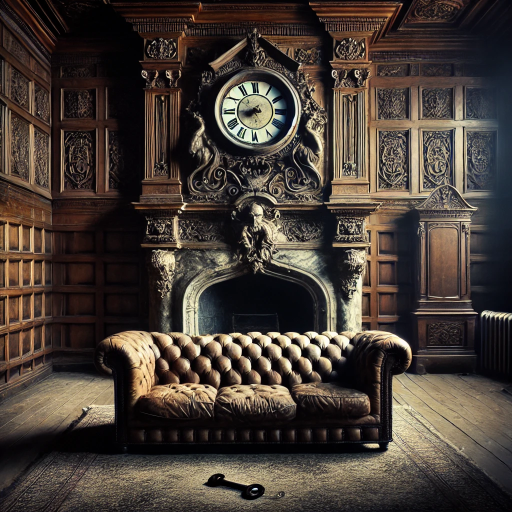
#> input picture salon.png, 1024 x 1024 px (shown at 1/2 size)
$ python -i ascii_renderer.py   (imports and definitions only)
#> lines starting #> are read from the running program, lines starting #| are printed output that depends on the picture
"""Rendu d'images en art ASCII pour La Maison aux Secrets.

Le module est volontairement indépendant du moteur du jeu. Il peut donc être
réutilisé dans d'autres projets et continue de fonctionner en mode texte si
Pillow n'est pas installé ou si une image est absente.
"""

from __future__ import annotations

import os
import shutil
import sys
from functools import lru_cache
from pathlib import Path

try:
    from PIL import Image, ImageEnhance, ImageOps
except ImportError:  # Le jeu reste jouable sans Pillow.
    Image = None  # type: ignore[assignment]
    ImageEnhance = None  # type: ignore[assignment]
    ImageOps = None  # type: ignore[assignment]


# Du pixel le plus sombre au plus clair. Le fond noir d'un terminal fait que les
# caractères denses fonctionnent mieux pour les hautes lumières.
ASCII_CHARS = ".:;$&X+;"
RESET = "\033[0m"

# Petites vignettes utilisées lorsqu'une illustration manque. Elles évitent
# surtout d'afficher par erreur l'image du salon dans toutes les pièces.
FALLBACK_ART: dict[str, str] = {
    "salon": r"""
       .----------------------.
       |      III  XII  I      |
       |        .------.       |
       |       (  3:15  )      |
       |        '------'       |
       |       /  ____  \      |
       |      /__/____\__\     |
       |   ________________    |
       |  /___SOFA________/|   |
       '----------------------'
""",
    "cuisine": r"""
       .----------------------.
       | [] [] []       (___)  |
       |-----------      | |   |
       |   ________      |_|   |
       |  | TABLE  |   [###]   |
       |  |________|   FRIGO   |
       '----------------------'
""",
    "couloir": r"""
       .----------------------.
       |\                    /|
       | \      [TABLEAU]    / |
       |  \                /  |
       |   \____      ____/   |
       |        |    |        |
       '--------|____|--------'
""",
    "bibliotheque": r"""
       .----------------------.
       |IIIIIIIIIIIIIIIIIIIIII|
       |IIII  LIVRES  IIIIIIII|
       |IIIIIIIIIIIIIIIIII /| |
       |IIIIIIIIIIIIIIIII / | |
       |_____[VITRINE]___/____|
       '----------------------'
""",
    "salle_a_manger": r"""
       .----------------------.
       |       .-====-.        |
       |      /  ||||  \       |
       |  ___/___||||___\___   |
       | |__________________|  |
       |   o   o   o   o      |
       '----------------------'
""",
    "vestibule": r"""
       .----------------------.
       |       ________       |
       |      |  __  __|      |
       |      | |  ||  |      |
       |      | |  ||  |      |
       |  Y   | |__||__|  /\  |
       '------|________|------'
""",
    "palier": r"""
       .----------------------.
       | [PORTRAITS]  [PORTR.] |
       |                      |
       |  ____          ____  |
       | |    |   /\   |    | |
       | |____|  /__\  |____| |
       '----------------------'
""",
    "chambre_maitre": r"""
       .----------------------.
       |   ____        |\  /|  |
       |  /___/|       | \/ |  |
       | | LIT ||      | /\ |  |
       | |_____|/      |/__\|  |
       |       [CHEVET]       |
       '----------------------'
""",
    "chambre_enfant": r"""
       .----------------------.
       |   *       .--------.  |
       |  /|\      | MUSIQUE|  |
       | /_|_\     '--------'  |
       |  ________________     |
       | | COFFRE A JOUETS |   |
       '----------------------'
""",
    "salle_de_bain": r"""
       .----------------------.
       |       .--------.      |
       |       | MIROIR |      |
       |       '--------'      |
       |  __________________   |
       | /      BAIGNOIRE   \  |
       '----------------------'
""",
    "grenier": r"""
             /\
            /  \
           /____\
          / []   \
         / [MALLE]\
        /__[]__[]_\
""",
    "cave": r"""
       .----------------------.
       | (O) (O)      [RADIO]  |
       | (O) (O)       .--.    |
       |            ___|__|___ |
       | [PANNEAU]  | PORTE  | |
       '------------|_______|--'
""",
    "atelier": r"""
       .----------------------.
       |  o--o   /\/\   [PLAN] |
       |---+------------------|
       |  ETAU   TOURNEVIS     |
       |______________________|
       '----------------------'
""",
    "bureau_secret": r"""
       .----------------------.
       | [DOSSIERS]   ______   |
       |             |COFFRE|  |
       |  __________ |______|  |
       | |  BUREAU  |  (O)     |
       '----------------------'
""",
    "jardin": r"""
       .      *       .   *
          .      /\
       *        /  \      .
          _____/____\____
         /   TERRE      /\
        /______________/  \
""",
    "serre": r"""
          .-^^^^^^^^^^^^-.
        .' /| /| /| /|   '.
       /  @  Y  @  Y  @    \
      | ROSE IRIS LYS PAVOT |
       \____________________/
""",
    "chapelle": r"""
       .----------------------.
       |        /\  /\         |
       |       /__\/__\        |
       |         ||           |
       |     ____||____       |
       |    |   AUTEL  |      |
       '----------------------'
""",
    "crypte": r"""
       .----------------------.
       |  ___          ___     |
       | /___\  .----. /___\    |
       | |   |  |MACH| |   |    |
       | |___|  '----' |___|    |
       |_______[SOCLE]__________|
       '------------------------'
""",
}


def terminal_width(default: int = 92) -> int:
    """Retourne une largeur d'affichage raisonnable pour le terminal."""

    columns = shutil.get_terminal_size((default, 30)).columns
    return max(42, min(112, columns - 2))


def color_supported() -> bool:
    """Détecte sommairement si les séquences ANSI sont appropriées."""

    if os.environ.get("NO_COLOR") is not None:
        return False
    if not getattr(sys.stdout, "isatty", lambda: False)():
        return False
    term = os.environ.get("TERM", "")
    return term.lower() != "dumb"


def _shade_code(value: int) -> str:
    # 232 à 255 correspondent à la rampe de gris ANSI 256 couleurs.
    shade = 232 + min(23, max(0, round(value / 255 * 23)))
    return f"\033[38;5;{shade}m"


@lru_cache(maxsize=128)
def _render_cached(path_string: str, width: int, color: bool) -> str:
#> called with path_string = 'salon.png', width = 90, color = False
    if Image is None:
        return "[Pillow n'est pas installé : illustration ASCII désactivée]"

    image_path = Path(path_string)
    if not image_path.exists():
        return ""

    with Image.open(image_path) as source:
#> source is the input picture: PIL image 1024x1024 RGB; mean R, G, B 70.9, 60.9, 53.8
        image = ImageOps.exif_transpose(source).convert("L")
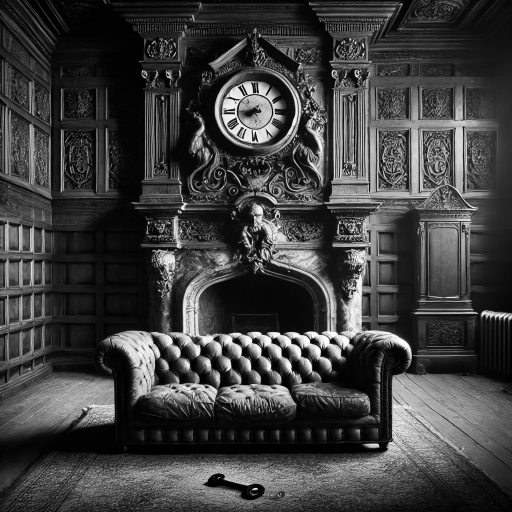
#> image: PIL image 1024x1024 L (shown at 1/2 size); min 0, max 255, mean 63.1
        image = ImageOps.autocontrast(image, cutoff=1)
        image = ImageEnhance.Contrast(image).enhance(1.18)
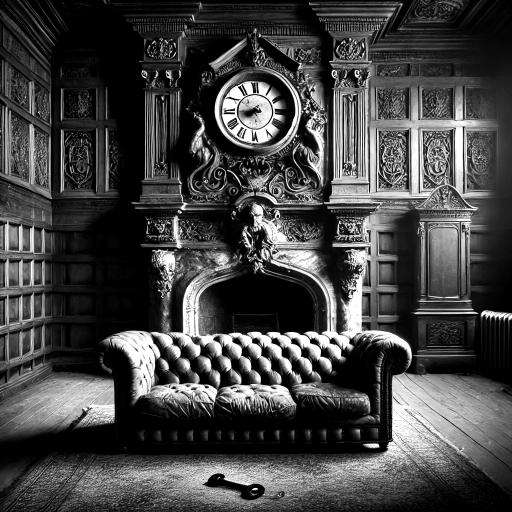
#> image: PIL image 1024x1024 L (shown at 1/2 size); min 0, max 255, mean 68.2

        original_width, original_height = image.size
#> original_width = 1024; original_height = 1024
        ratio = original_height / max(1, original_width)
#> ratio = 1
        # Un caractère de terminal est environ deux fois plus haut que large.
        height = max(8, int(ratio * width * 0.47))
#> height = 42
        image = image.resize((width, height), Image.Resampling.LANCZOS)
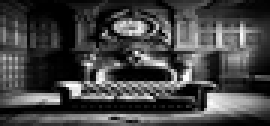
#> image: PIL image 90x42 L (shown 3 times larger); min 0, max 255, mean 68.6

        pixels = list(image.getdata())
#> pixels = 3780 values, max 255 at index 2402, min 0 at index 16, mean 68.64

    lines: list[str] = []
    for row_start in range(0, len(pixels), width):
        row = pixels[row_start : row_start + width]
        if not color:
            chars = [ASCII_CHARS[min(len(ASCII_CHARS) - 1, p * len(ASCII_CHARS) // 256)] for p in row]
            lines.append("".join(chars).rstrip())
            continue

        # On ne répète la séquence ANSI que lorsque la nuance change.
        fragments: list[str] = []
        previous_shade = -1
        for value in row:
            shade = 232 + min(23, max(0, round(value / 255 * 23)))
            if shade != previous_shade:
                fragments.append(f"\033[38;5;{shade}m")
                previous_shade = shade
            fragments.append(ASCII_CHARS[min(len(ASCII_CHARS) - 1, value * len(ASCII_CHARS) // 256)])
        fragments.append(RESET)
        lines.append("".join(fragments).rstrip())
#> this loop made 42 passes
#> row_start on passes 2 to 13: 90, 180, 270, 360, 450, 540, 630, 720, 810, 900, 990, 1080
#> after the loop, lines = 42 items

    return "\n".join(lines).rstrip()


def render_image(
    image_path: str | Path,
    *,
    width: int | None = None,
    color: bool | None = None,
    fallback_key: str | None = None,
) -> str:
    """Convertit une image en chaîne ASCII.

    Args:
        image_path: chemin du PNG/JPEG à convertir.
        width: largeur en caractères. La largeur du terminal est utilisée sinon.
        color: active la rampe de gris ANSI. Détection automatique si ``None``.
        fallback_key: identifiant d'une vignette textuelle de secours.
    """

    requested_width = width or terminal_width()
    requested_width = max(36, min(120, int(requested_width)))
    use_color = color_supported() if color is None else bool(color)

    rendered = _render_cached(str(Path(image_path).resolve()), requested_width, use_color)
    if rendered:
        return rendered

    fallback = FALLBACK_ART.get(fallback_key or "", "")
    return fallback.strip("\n") or "[Illustration indisponible]"


def clear_cache() -> None:
    """Vide le cache, utile après remplacement d'une image pendant le jeu."""

    _render_cached.cache_clear()

>>> result = render_image('../salon.png')
